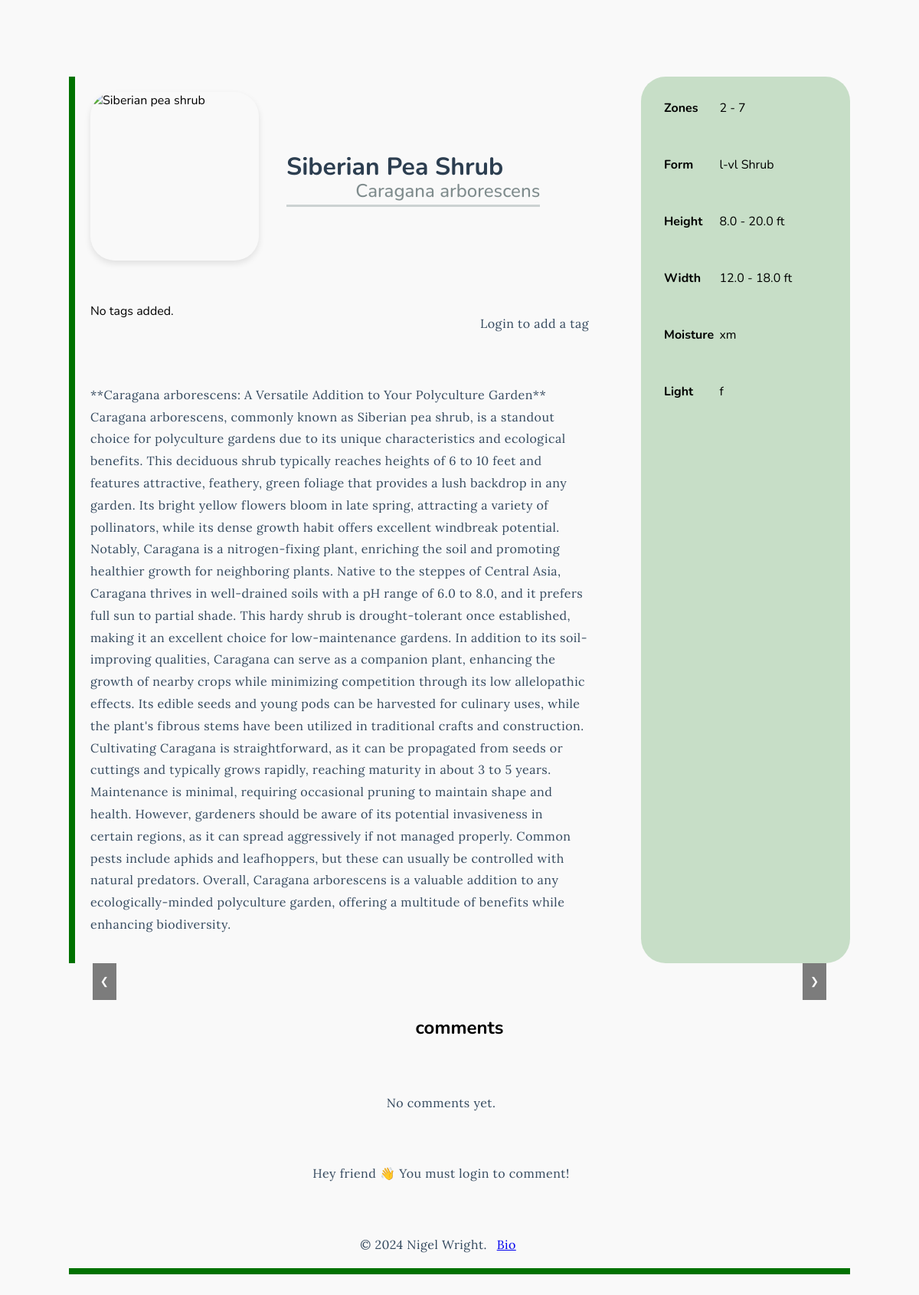
The page /plants/caragana-arborescens/ on the database its author committed.
### plants/models.py (models this page shows, shortened)
class Plant(models.Model):
    genus = models.CharField(max_length=50)
    species = models.CharField(max_length=50)
    slug = models.SlugField(max_length=120, unique=False)
    common_name = models.CharField(max_length=100)
    family = models.CharField(max_length=30)
    zones = models.JSONField(blank=True, default=list)
    light = models.CharField(
        max_length=3,
        validators=[RegexValidator(regex='^[fds]{1,3}$')],
    )
    moisture = models.CharField(
        max_length=3,
        validators=[RegexValidator(regex='^[xmh]{1,3}$')],
    )
    form = models.CharField(
        max_length=10,
        choices=[('Herb', 'Herb'),
        ('Shrub', 'Shrub'),
        ('Tree', 'Tree'),
        ('Bamboo', 'Bamboo'),
        ('Vine', 'Vine')],
    )
    form_size = models.CharField(max_length=5)
    min_h = models.FloatField()
    max_h = models.FloatField()
    min_w = models.FloatField()
    max_w = models.FloatField()
    description = models.TextField(null=True, blank=True)
    tags = TaggableManager(through=PlantTaggedItem)
    class Meta:
        ordering = ['genus', 'species']
        indexes = [
            models.Index(fields=['genus', 'species'], name='latin_name_idx')
        ]
    def __str__(self):
        latin_name = f"{self.genus} {self.species}"
        return latin_name

### plants/views.py (the view, shortened to what this page needs)
# urls.py: path('<slug:slug>/', PlantDetailView.as_view(), name='plant_detail'),
class PlantDetailView(View):
    def dispatch(self, request, *args, **kwargs):
        method = request.method.lower()
        if method == 'get':
            if 'action' in kwargs:
                action = kwargs.pop('action')  # Remove 'action' from kwargs
                handler = getattr(self, action, self.http_method_not_allowed)
                print(f"Handler for action '{action}': {handler}")
            else:
                handler = self.get
            return handler(request, *args, **kwargs)
        return self.http_method_not_allowed(request, *args, **kwargs)
    def get(self, request, slug):
        plant = get_object_or_404(Plant, slug=slug)
        comments = plant.comments.filter(active=True)
        tag_form = TagForm()
        comment_form = CommentForm()
        context = {'plant': plant,
                   'emojis': [TAG_EMOJIS.get(tag.name) for tag in plant.tags.all()],
                   'comments': comments,
                   'comment_form': comment_form,
                   'tag_form': tag_form}
        print(f"Plant: {plant}")
        print(f"Tags: {plant.tags.all()}")
        print(f"Emojis: {context['emojis']}")
        return render(request, 'plant_detail.html', context)

### plants/templatetags/custom_filters.py (called while the page is built)
@register.filter
def zone_range(zones):
    if not zones:
        return ''
    return f'{min(zones)} - {max(zones)}'

### plants/templates/plant_detail.html (shortened to what this page needs)
{% load static %}
{% load random_shuffle %}
{% load custom_filters %}
<!DOCTYPE html>
<html lang="en">
<head>
    <link rel="stylesheet" href="{% static 'styles.css' %}">
</head>
<body>
    {% block content %}
    <div class="top-container">
        <div class="left-two-thirds">
            <div class="plant-header">
                <img id="main-image" class="main-pic" src="{% static 'placeholder.jpg' %}" alt="{{ plant.common_name }}">                <div class="plant-info">
                    <div class="center-me">
                        <h1>{{ plant.common_name }}</h1>
                        <h2>{{ plant.genus }} {{ plant.species }}</h2>
                    </div>
                </div>
            </div>
            <div class="tag-container">
                <div class="tags-wrapper">
                    {% for emoji in emojis %}
                    {{ emoji }}
                    {% empty %}
                    <span>No tags added.</span>
                    {% endfor %}
                </div>
                <div class="inline-tag-form">
                    {% if user.is_authenticated %}
                        {% include "includes/tag_form.html" %}
                    {% else %}
                        <p>Login to add a tag</p>
                    {% endif %}
                </div>
            </div>
            <p>{{ plant.description }}</p>
        </div>
        <div class="right-one-third">
            <div class="row">
                <div class="category">Zones</div>
                <div class="value">{{ plant.zones|zone_range }}</div>
            </div>
            <div class="row">
                <div class="category">Form</div>
                <div class="value">{{ plant.form_size }} {{ plant.form }}</div>
            </div>
            <div class="row">
                <div class="category">Height</div>
                <div class="value">{{ plant.min_h }} - {{ plant.max_h }} ft</div>
            </div>
            <div class="row">
                <div class="category">Width</div>
                <div class="value">{{ plant.min_w }} - {{ plant.max_w }} ft</div>
            </div>
            <div class="row">
                <div class="category">Moisture</div>
                <div class="value">{{ plant.moisture }}</div>
            </div>
            <div class="row">
                <div class="category">Light</div>
                <div class="value">{{ plant.light }}</div>
            </div>
        </div>
    </div>
    <div class="carousel-container">
        <div id="carousel" class="carousel">
        </div>
        <button class="carousel-button carousel-button-prev" aria-label="Previous image">&#10094;</button>
        <button class="carousel-button carousel-button-next" aria-label="Next image">&#10095;</button>
    </div>
    <div class="comments">
        {% with comments.count as total_comments %}
        <h2>
            {{ total_comment }} comment{{ total_comments|pluralize }}
        </h2>
        {% endwith %}
        {% for comment in comments %}
            <div class="comment">
                <span class="comment-body">
                    {{ comment.body|linebreaks }}
                </span>
                <span class="comment-info">
                    -
                    {{ comment.user_profile.user.username }} -
                    {{ comment.created }}
                </span>
            </div>
        {% empty %}
            <p>No comments yet.</p>
        {% endfor %}
            <div class="comment-form">
                {% if user.is_authenticated %}
                    {% include "includes/comment_form.html" %}
                {% else %}
                    <p>Hey friend 👋 You must login to comment!</p>
                {% endif %}
            </div>
        </div>
    {% endblock %}
    <footer class="footer">
        <p>&copy; 2024 Nigel Wright. <a href="your-bio-link.html">Bio</a></p>
    </footer>
</body>
</html>

### plants/static/styles.css (style rules this page uses)
body { font-family: Nunito, sans-serif; margin: 100px auto; padding: 0px 20px; background-color: #f9f9f9; width: 85%; }
.top-container { display: flex; border-left: 0.5rem solid #007200; }
.plant-header { display: flex; justify-content: left; margin-bottom: 20px; min-height: 150px; }
.plant-info { display: flex; flex-direction: column; justify-content: center; line-height: 0.7rem; margin-left: 1rem; }
.plant-info h1 { font-size: 2rem; color: #2c3e50; margin-right: 3rem; text-transform: capitalize; }
.plant-info h2 { font-size: 1.5rem; font-weight: 500; margin-bottom: 0.7rem; color: #7f8c8d; text-align: right; }
.center-me { cursor: pointer; transition: border-color 0.4s, transform 0.3s; border-bottom: 0.2em solid #ccd2d2; }
.main-pic { width: 220px; height: 220px; left: 20px; object-fit: cover; margin-right: 20px; box-shadow: 0 4px 8px rgba(0, 0, 0, 0.1); transition: filter 0.3s, transform 0.3s, box-shadow 0.3s; cursor: pointer; }
p { font-family: "Lora", serif; font-size: 1rem; letter-spacing: 0.03rem; line-height: 1.8; color: #34495e; margin-top: 3rem; margin-right: 3rem; }
button { margin: 0rem 1.3rem; cursor: pointer; border-radius: 6%; padding: 1rem 2rem; }
.carousel-container { width: 100%; overflow: hidden; position: relative; }
.carousel { display: flex; transition: transform 0.5s ease-in-out; padding-top: 3rem; }
img { border-radius: 2rem; }
.carousel-button { position: absolute; top: 50%; height: 4rem; transform: translateY(-50%); background: rgba(0, 0, 0, 0.5); color: white; border: none; padding: 10px; cursor: pointer; transition: background-color 0.3s, color 0.3s; }
.carousel-button-prev { left: 10px; }
.carousel-button-next { right: 10px; }
.main-pic, .carousel-item img { cursor: pointer; }
.left-two-thirds { flex: 3; padding: 20px; }
.right-one-third { display: flex; flex-direction: column; gap: 2rem; background-color: #00720033; border-radius: 2rem; margin: 0 auto; flex: 1; padding: 20px; }
.row { display: flex; justify-content: space-between; align-items: center; padding: 10px; }
.category { flex: 1; font-weight: bold; max-width: 33%; }
.value { flex: 2; max-width: 66%; }
.comments { margin: 0 auto; display: flex; flex-direction: column; align-items: center; }
.comment-form { display: flex; flex-direction: column; align-items: center; width: 50%; }
.footer { border-bottom: #007200 solid 0.5rem; color: #000000; text-align: center; font-size: 14px; margin-top: 3rem; }
.footer a { text-decoration: underline; padding-inline: 0.5rem; }
.tag-container { display: flex; align-items: center; justify-content: space-between; }
.inline-tag-form { display: flex; align-items: center; gap: 0.5rem; }
.tags-wrapper { display: flex; flex-wrap: wrap; }

### rows shown on the page
Plant: common_name "Siberian Pea Shrub", genus "Caragana", species "arborescens", description "**Caragana arborescens: A Versatile Addition to Your Polyculture Garden** Caragana arborescens, commonly known as Siberian pea shrub, is a standout choice for polyculture gardens due to its unique characteristics and ecological benefits. This deciduous shrub typically reaches heights of 6 to 10 feet and features attractive, feathery, green foliage that provides a lush backdrop in any garden. Its bright yellow flowers bloom in late spring, attracting a variety of pollinators, while its dense growth habit offers excellent windbreak potential. Notably, Caragana is a nitrogen-fixing plant, enriching the soil and promoting healthier growth for neighboring plants. Native to the steppes of Central…", zones|zone_range "2 - 7", form_size "l-vl", form "Shrub", min_h "8.0", max_h "20.0", min_w "12.0", max_w "18.0", moisture "xm", light "f"
